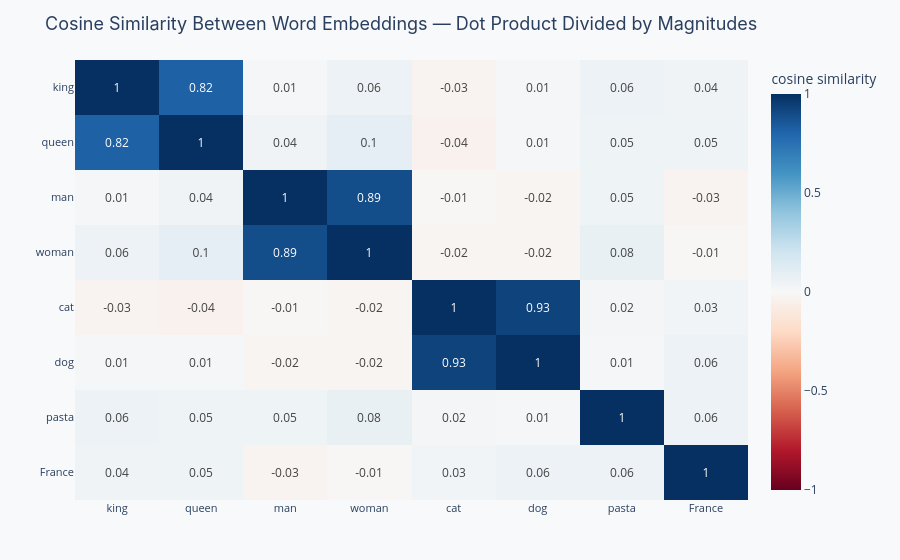

Write notebook code for a chart like this one.
### Markdown cell above
---
## Real-world example: Cosine similarity for document comparison in NLP

Word embeddings represent each word as a high-dimensional vector. The similarity between two words or documents is measured by the cosine of the angle between their vectors, a normalized dot product. The chart shows cosine similarity between word pairs, visualized as a heatmap.

Notice:

- **Notice:** Words with similar meanings ("king" and "queen," "cat" and "dog") have high cosine similarity, reflecting that they appear in similar contexts in the training data
- **Notice:** Unrelated words ("king" and "pasta") have low cosine similarity; their embedding vectors point in very different directions in the high-dimensional space
- **Notice:** The diagonal is always 1.0, every word is perfectly similar to itself, which anchors your reading of the off-diagonal values

> **Discussion question:** King − Man + Woman ≈ Queen is the famous word2vec analogy. In terms of dot products and vector directions, why does this arithmetic work? What property of the embedding space makes word analogies expressible as vector addition and subtraction?

### Code cell
# ── Cosine similarity heatmap for word embeddings (simulated) ─────────────────
np.random.seed(42)
words  = ["king", "queen", "man", "woman", "cat", "dog", "pasta", "France"]
dim    = 300   # realistic embedding size; at dim=50 random noise produced
               # spurious cosines near -0.3 for unrelated words, which the
               # diverging colorscale then displayed as meaningful "opposition"

base      = np.random.randn(dim)
royalty_m = base + np.random.randn(dim) * 0.3
royalty_f = base + np.random.randn(dim) * 0.3 + np.random.randn(dim) * 0.5
male      = np.random.randn(dim)
female    = male + np.random.randn(dim) * 0.5
cat_v     = np.random.randn(dim)
dog_v     = cat_v + np.random.randn(dim) * 0.4
pasta_v   = np.random.randn(dim) * 2
france_v  = np.random.randn(dim)

vecs   = np.array([royalty_m, royalty_f, male, female, cat_v, dog_v, pasta_v, france_v])
norms  = np.linalg.norm(vecs, axis=1, keepdims=True)
vecs_n = vecs / norms
cosine_sim = vecs_n @ vecs_n.T

fig = go.Figure(go.Heatmap(
    z=cosine_sim.round(2), x=words, y=words,
    colorscale="RdBu", zmid=0,
    text=cosine_sim.round(2), texttemplate="%{text}",
    colorbar=dict(title="cosine similarity"),
))
layout = base_layout(
    title="Cosine Similarity Between Word Embeddings — Dot Product Divided by Magnitudes",
    xaxis_title="", yaxis_title="",
)
fig.update_layout(layout)
fig.update_yaxes(autorange="reversed")
fig.show()

### Figure 1 — Plotly figure (JSON) as saved in the notebook; plotly's stock layout.template omitted (floating-point values rounded to 4 significant figures)
{"data": [{"colorbar": {"title": {"text": "cosine similarity"}}, "colorscale": [[0, "rgb(103,0,31)"], [0.1, "rgb(178,24,43)"], [0.2, "rgb(214,96,77)"], [0.3, "rgb(244,165,130)"], [0.4, "rgb(253,219,199)"], [0.5, "rgb(247,247,247)"], [0.6, "rgb(209,229,240)"], [0.7, "rgb(146,197,222)"], [0.8, "rgb(67,147,195)"], [0.9, "rgb(33,102,172)"], [1, "rgb(5,48,97)"]], "text": [[1.0, 0.82, 0.01, 0.06, -0.03, 0.01, 0.06, 0.04], [0.82, 1.0, 0.04, 0.1, -0.04, 0.01, 0.05, 0.05], [0.01, 0.04, 1.0, 0.89, -0.01, -0.02, 0.05, -0.03], [0.06, 0.1, 0.89, 1.0, -0.02, -0.02, 0.08, -0.01], [-0.03, -0.04, -0.01, -0.02, 1.0, 0.93, 0.02, 0.03], [0.01, 0.01, -0.02, -0.02, 0.93, 1.0, 0.01, 0.06], [0.06, 0.05, 0.05, 0.08, 0.02, 0.01, 1.0, 0.06], [0.04, 0.05, -0.03, -0.01, 0.03, 0.06, 0.06, 1.0]], "texttemplate": "%{text}", "type": "heatmap", "x": ["king", "queen", "man", "woman", "cat", "dog", "pasta", "France"], "y": ["king", "queen", "man", "woman", "cat", "dog", "pasta", "France"], "z": [[1.0, 0.82, 0.01, 0.06, -0.03, 0.01, 0.06, 0.04], [0.82, 1.0, 0.04, 0.1, -0.04, 0.01, 0.05, 0.05], [0.01, 0.04, 1.0, 0.89, -0.01, -0.02, 0.05, -0.03], [0.06, 0.1, 0.89, 1.0, -0.02, -0.02, 0.08, -0.01], [-0.03, -0.04, -0.01, -0.02, 1.0, 0.93, 0.02, 0.03], [0.01, 0.01, -0.02, -0.02, 0.93, 1.0, 0.01, 0.06], [0.06, 0.05, 0.05, 0.08, 0.02, 0.01, 1.0, 0.06], [0.04, 0.05, -0.03, -0.01, 0.03, 0.06, 0.06, 1.0]], "zmid": 0}], "layout": {"legend": {"font": {"size": 12}}, "margin": {"b": 60, "l": 60, "r": 30, "t": 60}, "paper_bgcolor": "#F8F9FA", "plot_bgcolor": "#FFFFFF", "title": {"font": {"family": "Inter, Arial, sans-serif", "size": 18}, "text": "Cosine Similarity Between Word Embeddings — Dot Product Divided by Magnitudes"}, "xaxis": {"gridcolor": "#DEE2E6", "tickfont": {"size": 11}, "title": {"font": {"size": 13}, "text": ""}}, "yaxis": {"autorange": "reversed", "gridcolor": "#DEE2E6", "tickfont": {"size": 11}, "title": {"font": {"size": 13}, "text": ""}}}}
